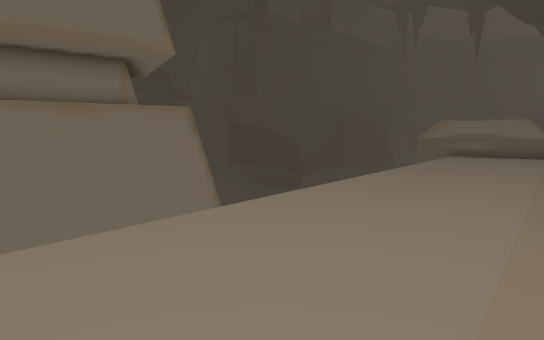
View 1 (above)

19 first-person views from a walk through a scene from a Unity 3-D project. The camera is 1.2 m above the floor, tilts 6° down and sees 75° across. The floor is counted in squares, 1 m on a side. Each view is taken from the middle of a square. On the plan, view 1 faces up. The plan holds only what a view shows up to about 14 squares ahead; the rest is blank. The place goes on beyond the plan. The player character is not drawn. Some animated figures are left out.

View 2
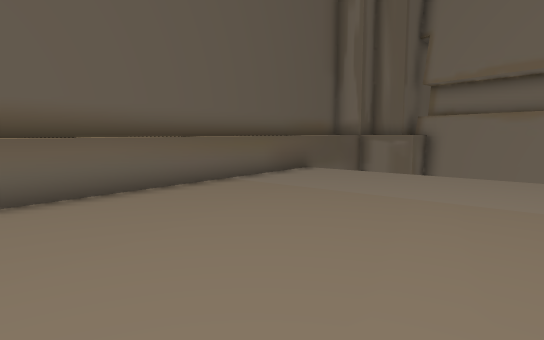

View 3
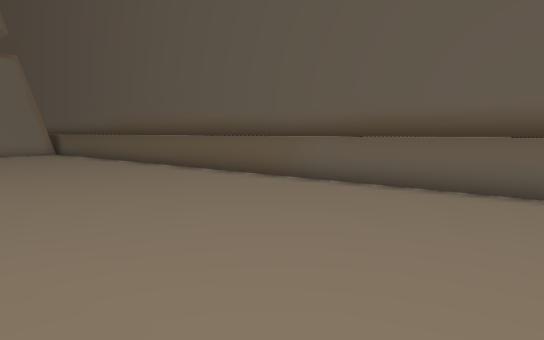

View 4
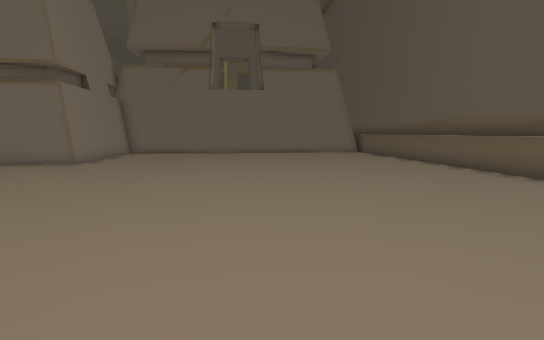

View 5
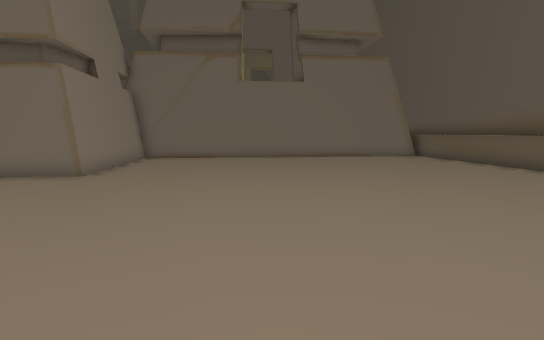

View 6
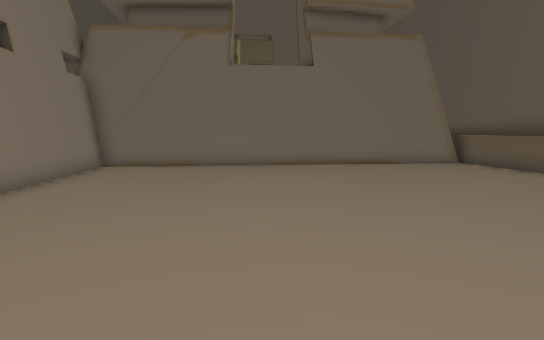

View 7
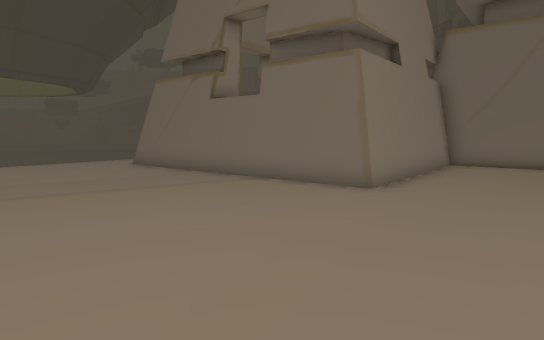

View 8
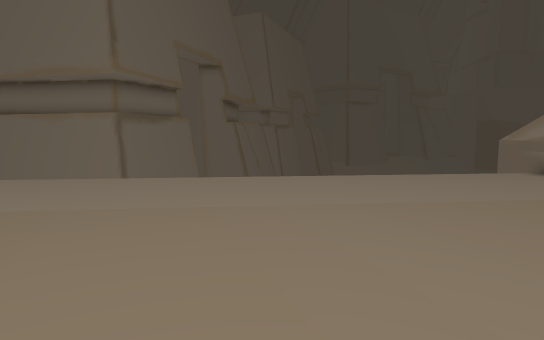

View 9
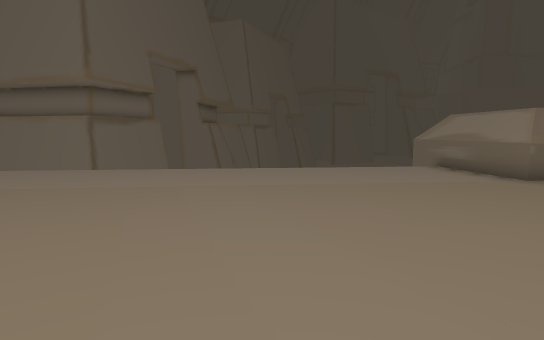

View 10
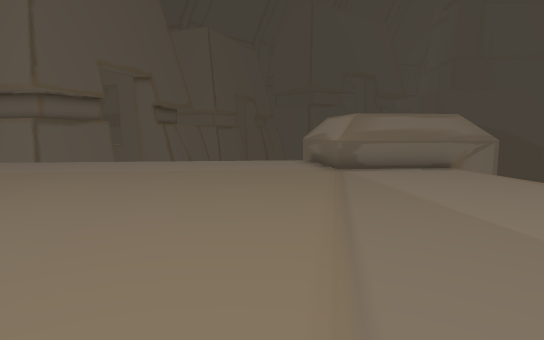

View 11
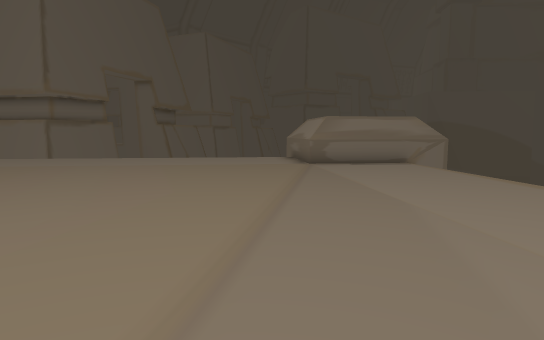

View 12
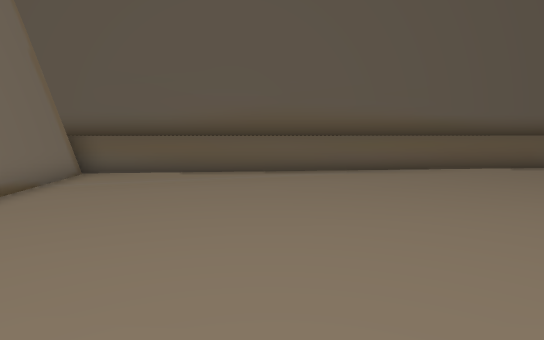

View 13
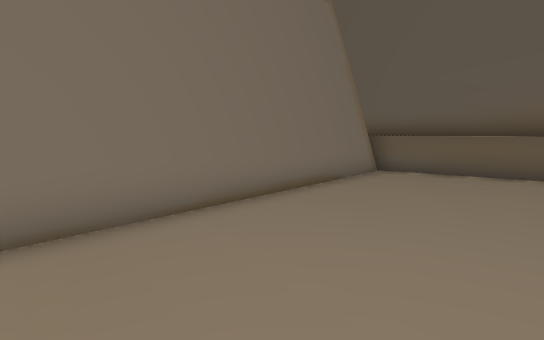

View 14
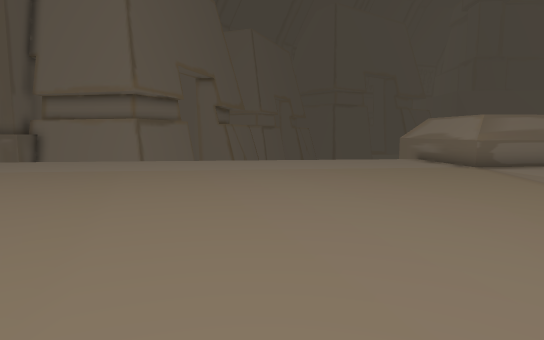

View 15
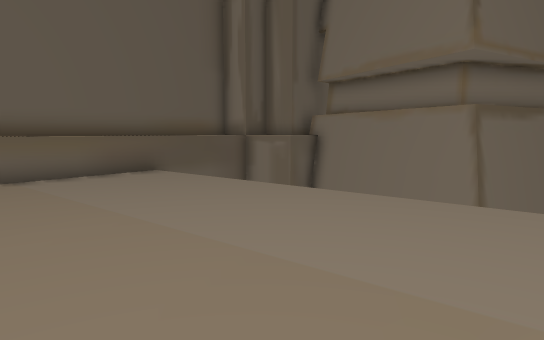

View 16
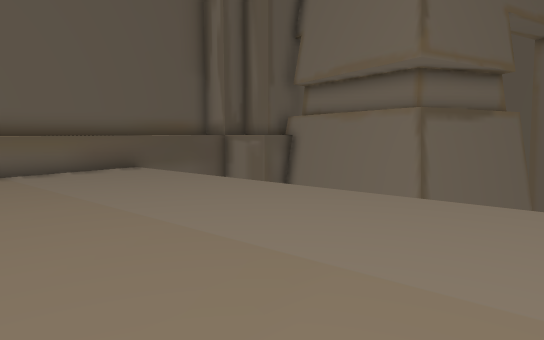

View 17
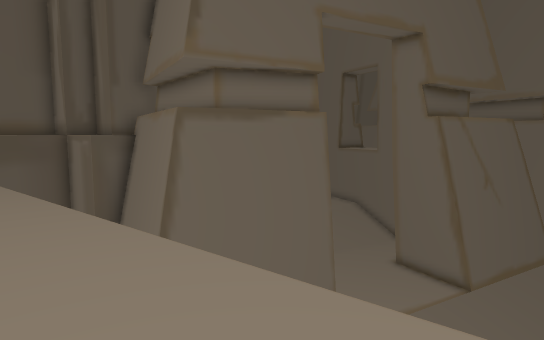

View 18
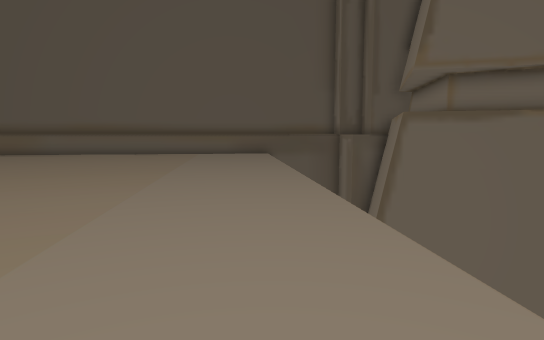

View 19
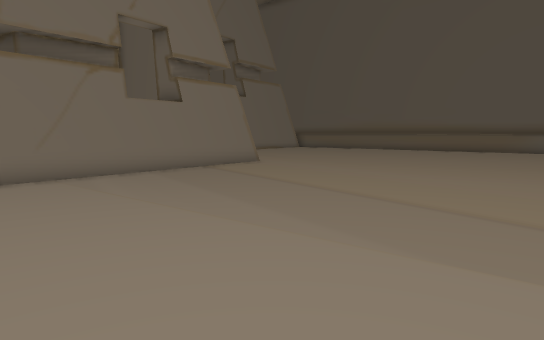

### Floor plan
Key: @ floor where view 1 was taken; # wall or solid block; . floor; ^ raised ledge; v drop or lower ground; O other object.
Columns run from 6 left of view 1 to 27 right of it. Each row starts with its distance up from view 1.
 20                     ^^^
 19  v            ^^^  ^^^
 18  v             ^^^ ^^.v
 17               v..^^^...v
 16              v....^#....vv
 15  #vv        v.............v
 14  ##v       vv..............
 13   #vv      v...............
 12   ##v     v..................
 11   ###v   v....................
 10   ###v  v..................... .v
  9 ###vv   v........................v
  8 ##v    v..........................
  7 v     v...........................
  6 v    v..........................OO
  5     v..........................OO
  4    vv..........................O
  3 v  v..........................O#
  2 ^^v..........................OOO
  1 ^^^.........................O#OO
  0 ##^^..@....................OO
 -1   #^^......................O
 -2    #^^^....................OO##
 -3     ##^^.....................O##
 -4      ##^^.....................O#
 -5        #^^.....................OOO
 -6         #^^^....................OO
 -7          ##^^..................O#
 -8           ##^^................O##
 -9             #^^..............O##
-10              #^^^............O
-11               ##^^..........O#
-12                ##^^........O##
-13                  #^^......O##
-14                   #^^^...O##
-15                    ##^^..O
-16                     ##^^O#
-17                       #^^
-18                        #^

Positions as (right, up) in squares from view 1, and headings:
1: (0, 0), facing up
2: (8, 0), facing left
3: (6, 3), facing down
4: (6, 3), facing down-right
5: (10, 2), facing down-right
6: (13, -1), facing down-right
7: (13, 1), facing right
8: (11, 5), facing up-left
9: (14, 5), facing up-left
10: (19, 6), facing up-left
11: (21, 5), facing up-left
12: (21, -5), facing down-left
13: (21, -5), facing down
14: (16, 2), facing up-left
15: (7, 5), facing left
16: (8, 6), facing left
17: (8, 13), facing left
18: (10, 16), facing down-left
19: (20, 14), facing down
